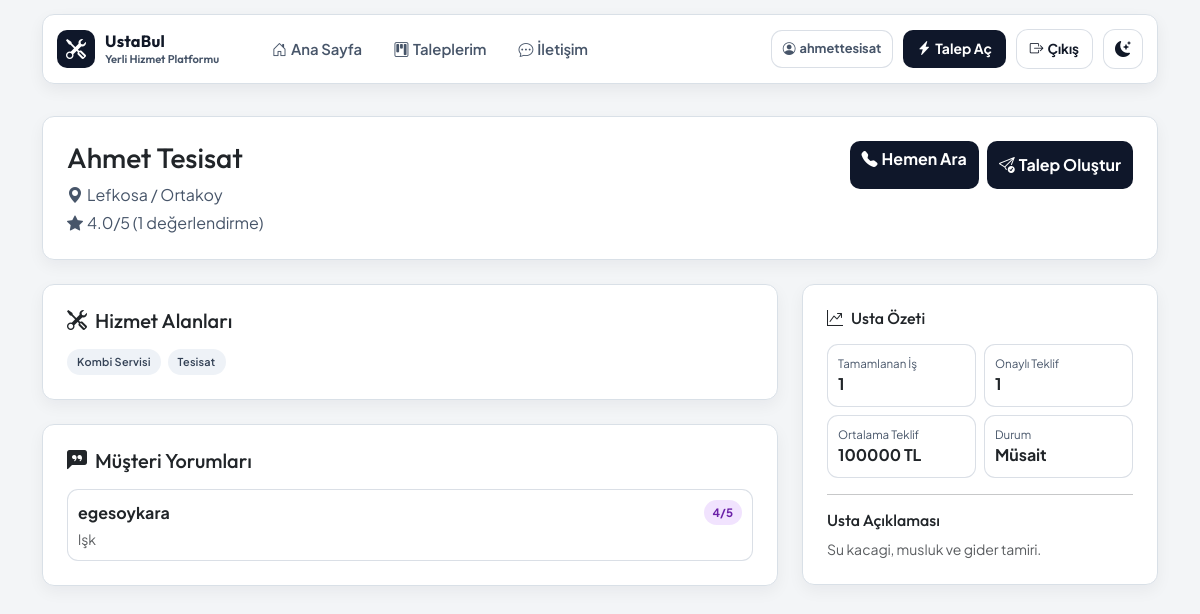
Screenshot of /usta/1/ (signed in) with the database file from the repository.
### Myapp/models.py (models this page shows, shortened)
class Provider(models.Model):
    user = models.OneToOneField(
        User,
        on_delete=models.SET_NULL,
        null=True,
        blank=True,
        related_name="provider_profile",
    )
    full_name = models.CharField(max_length=120)
    service_types = models.ManyToManyField(ServiceType, related_name="providers", blank=True)
    city = models.CharField(max_length=80)
    district = models.CharField(max_length=80)
    phone = models.CharField(max_length=20)
    latitude = models.DecimalField(max_digits=9, decimal_places=6, null=True, blank=True)
    longitude = models.DecimalField(max_digits=9, decimal_places=6, null=True, blank=True)
    rating = models.DecimalField(max_digits=2, decimal_places=1, default=5.0)
    is_available = models.BooleanField(default=True)
    description = models.TextField(blank=True)
    created_at = models.DateTimeField(auto_now_add=True)
    class Meta:
        ordering = ["-is_available", "-rating", "full_name"]

class ServiceType(models.Model):
    name = models.CharField(max_length=80, unique=True)
    slug = models.SlugField(unique=True)
    class Meta:
        ordering = ["name"]

class ProviderRating(models.Model):
    SCORE_CHOICES = (
        (1, "1"),
        (2, "2"),
        (3, "3"),
        (4, "4"),
        (5, "5"),
    )
    provider = models.ForeignKey(Provider, on_delete=models.CASCADE, related_name="ratings")
    customer = models.ForeignKey(User, on_delete=models.CASCADE, related_name="provider_ratings")
    service_request = models.OneToOneField(
        ServiceRequest,
        on_delete=models.CASCADE,
        related_name="provider_rating",
        null=True,
        blank=True,
    )
    score = models.PositiveSmallIntegerField(choices=SCORE_CHOICES)
    comment = models.TextField(blank=True)
    created_at = models.DateTimeField(auto_now_add=True)
    updated_at = models.DateTimeField(auto_now=True)
    class Meta:
        ordering = ["-updated_at"]

### Myapp/views.py (the view)
# urls.py: path('usta/<int:provider_id>/', views.provider_detail, name='provider_detail'),
def provider_detail(request, provider_id):
    provider = get_object_or_404(
        Provider.objects.prefetch_related("service_types").annotate(ratings_count=Count("ratings", distinct=True)),
        id=provider_id,
    )
    recent_ratings = list(provider.ratings.select_related("customer").order_by("-updated_at")[:10])
    completed_jobs = provider.service_requests.filter(status="completed").count()
    successful_quotes = provider.offers.filter(status="accepted").count()
    avg_quote = (
        provider.offers.filter(status="accepted", quote_amount__isnull=False)
        .aggregate(avg_value=Avg("quote_amount"))
        .get("avg_value")
    )
    return render(
        request,
        "Myapp/provider_detail.html",
        {
            "provider": provider,
            "recent_ratings": recent_ratings,
            "completed_jobs": completed_jobs,
            "successful_quotes": successful_quotes,
            "avg_quote": avg_quote,
        },
    )

### Myapp/templates/Myapp/provider_detail.html
{% extends "base.html" %}
{% block content %}
<section class="card panel-card shadow-sm reveal-up mb-4 provider-detail-hero">
  <div class="card-body p-4">
    <div class="d-flex align-items-start justify-content-between flex-wrap gap-3">
      <div>
        <h1 class="h3 mb-2">{{ provider.full_name }}</h1>
        <p class="mb-1 provider-location"><i class="bi bi-geo-alt-fill me-1"></i>{{ provider.city }} / {{ provider.district }}</p>
        <p class="mb-0 provider-rating"><i class="bi bi-star-fill me-1"></i>{{ provider.rating }}/5 ({{ provider.ratings_count }} değerlendirme)</p>
      </div>
      <div class="provider-detail-actions">
        <a href="tel:{{ provider.phone }}" class="btn btn-main"><i class="bi bi-telephone-fill me-1"></i>Hemen Ara</a>
        <a href="{% url 'index' %}#talep-form" class="btn btn-main-dark"><i class="bi bi-send-check me-1"></i>Talep Oluştur</a>
      </div>
    </div>
  </div>
</section>
<section class="row g-4">
  <div class="col-lg-8">
    <div class="card panel-card shadow-sm reveal-up mb-4">
      <div class="card-body p-4">
        <h2 class="h5 mb-3"><i class="bi bi-tools me-2"></i>Hizmet Alanları</h2>
        <div class="provider-services-list">
          {% for service in provider.service_types.all %}
            <span class="pill">{{ service.name }}</span>
          {% empty %}
            <span class="small text-muted">Hizmet alanı belirtilmemiş.</span>
          {% endfor %}
        </div>
      </div>
    </div>
    <div class="card panel-card shadow-sm reveal-up">
      <div class="card-body p-4">
        <h2 class="h5 mb-3"><i class="bi bi-chat-left-quote-fill me-2"></i>Müşteri Yorumları</h2>
        {% if recent_ratings %}
          <div class="provider-review-list">
            {% for rating in recent_ratings %}
              <article class="provider-review-item">
                <div class="d-flex align-items-center justify-content-between gap-2 mb-1">
                  <strong>{{ rating.customer.username }}</strong>
                  <span class="status-pill status-completed">{{ rating.score }}/5</span>
                </div>
                {% if rating.comment %}
                  <p class="small mb-0 text-muted">{{ rating.comment }}</p>
                {% else %}
                  <p class="small mb-0 text-muted">Yorum bırakılmadı.</p>
                {% endif %}
              </article>
            {% endfor %}
          </div>
        {% else %}
          <p class="mb-0 text-muted">Henüz yorum bulunmuyor.</p>
        {% endif %}
      </div>
    </div>
  </div>
  <div class="col-lg-4">
    <div class="card panel-card shadow-sm reveal-up">
      <div class="card-body p-4">
        <h2 class="h6 mb-3"><i class="bi bi-graph-up-arrow me-2"></i>Usta Özeti</h2>
        <div class="provider-stats-grid">
          <div class="provider-stat-box">
            <small>Tamamlanan İş</small>
            <strong>{{ completed_jobs }}</strong>
          </div>
          <div class="provider-stat-box">
            <small>Onaylı Teklif</small>
            <strong>{{ successful_quotes }}</strong>
          </div>
          <div class="provider-stat-box">
            <small>Ortalama Teklif</small>
            <strong>
              {% if avg_quote %}
                {{ avg_quote|floatformat:0 }} TL
              {% else %}
                Yok
              {% endif %}
            </strong>
          </div>
          <div class="provider-stat-box">
            <small>Durum</small>
            <strong>{% if provider.is_available %}Müsait{% else %}Müsait Değil{% endif %}</strong>
          </div>
        </div>
        {% if provider.description %}
          <hr>
          <h3 class="h6">Usta Açıklaması</h3>
          <p class="small mb-0 text-muted">{{ provider.description }}</p>
        {% endif %}
      </div>
    </div>
  </div>
</section>
{% endblock %}

### templates/base.html (shortened to what this page needs)
{% load static %}
<!doctype html>
<html lang="tr" data-theme="light">
<head>
  <link href="https://cdn.jsdelivr.net/npm/bootstrap@5.3.8/dist/css/bootstrap.min.css" rel="stylesheet">
  <link rel="stylesheet" href="https://cdn.jsdelivr.net/npm/bootstrap-icons@1.11.3/font/bootstrap-icons.min.css">
  <link rel="stylesheet" href="{% static 'css/style.css' %}?v=20260223-1">
</head>
<body>
<header class="site-header fixed-top">
  <div class="container">
    <nav class="navbar navbar-expand-lg site-nav">
      <a class="navbar-brand site-brand" href="{% url 'index' %}">
        <span class="site-brand-mark"><i class="bi bi-tools"></i></span>
        <span class="site-brand-copy">
          <strong>UstaBul</strong>
          <small>Yerli Hizmet Platformu</small>
        </span>
      </a>
      <div class="collapse navbar-collapse" id="siteNav">
        <div class="navbar-nav nav-links ms-lg-4">
          <a class="nav-link {% if request.path == '/' %}active{% endif %}" href="{% url 'index' %}"><i class="bi bi-house-door me-1"></i>Ana Sayfa</a>
          {% if request.user.is_authenticated and request.session.role == "provider" %}
            <a class="nav-link {% if request.path == '/usta/talepler/' %}active{% endif %}" href="{% url 'provider_requests' %}"><i class="bi bi-briefcase me-1"></i>Usta Paneli</a>
            <a class="nav-link {% if request.path == '/usta/profil/' %}active{% endif %}" href="{% url 'provider_profile' %}"><i class="bi bi-person-vcard me-1"></i>Usta Profili</a>
          {% elif request.user.is_authenticated %}
            <a class="nav-link {% if request.path == '/taleplerim/' %}active{% endif %}" href="{% url 'my_requests' %}"><i class="bi bi-kanban me-1"></i>Taleplerim</a>
          {% endif %}
          <a class="nav-link {% if request.path == '/contact/' %}active{% endif %}" href="{% url 'contact' %}"><i class="bi bi-chat-dots me-1"></i>İletişim</a>
        </div>
        <div class="nav-tools ms-lg-auto">
          {% if request.user.is_authenticated %}
            <span class="user-chip d-none d-md-inline-flex"><i class="bi bi-person-circle me-1"></i>{{ request.user.username }}</span>
            {% if request.session.role == "provider" %}
              <a class="btn nav-cta-btn d-none d-md-inline-flex" href="{% url 'provider_requests' %}">
                <i class="bi bi-briefcase-fill me-1"></i>Usta Paneli
              </a>
            {% else %}
              <a class="btn nav-cta-btn d-none d-md-inline-flex" href="{% url 'index' %}#talep-form">
                <i class="bi bi-lightning-charge-fill me-1"></i>Talep Aç
              </a>
            {% endif %}
            <form method="post" action="{% url 'logout' %}" class="logout-form">
              <button type="submit" class="btn nav-ghost-btn"><i class="bi bi-box-arrow-right me-1"></i>Çıkış</button>
            </form>
          {% endif %}
          <button type="button" class="theme-toggle-btn" id="theme-toggle-btn" aria-label="Temayı değiştir">
          </button>
        </div>
      </div>
    </nav>
  </div>
</header>
<main class="container site-main">
  {% block content %}{% endblock %}
</main>
</body>
</html>

### rows the page displays
Provider: full_name "Ahmet Tesisat", city "Lefkosa", district "Ortakoy", rating "4.0", ratings_count "1", description "Su kacagi, musluk ve gider tamiri."
ServiceType: name "Kombi Servisi"
ServiceType: name "Tesisat"
ProviderRating: customer.username "egesoykara", score "4", comment "lşk"

### other values shown
{{ request.user.username }} "ahmettesisat"
{{ completed_jobs }} "1"
{{ successful_quotes }} "1"
{{ avg_quote|floatformat:0 }} "100000"
